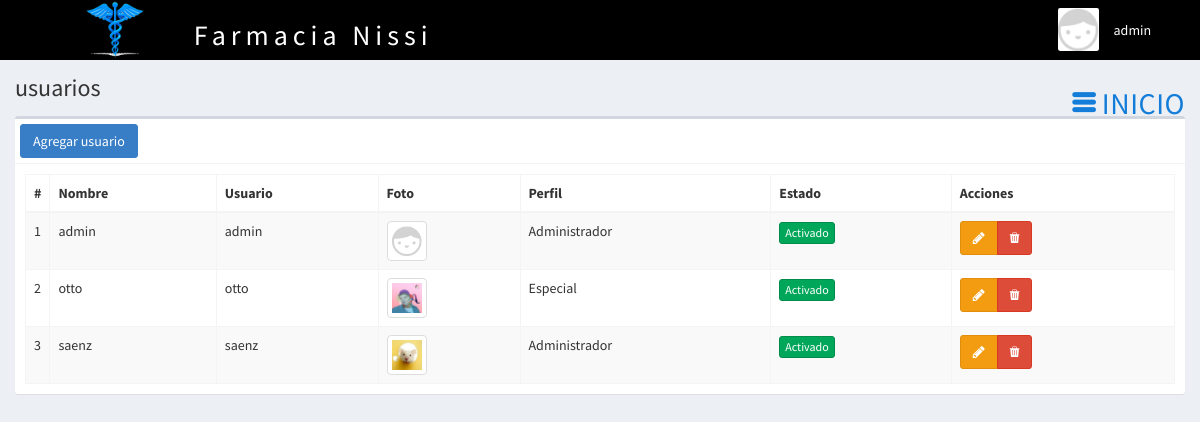
The app's page /usuarios (signed in) with its own data.
### tables this page shows
CREATE TABLE `usuario` (
  `CODIGO_USUARIO` int(11) NOT NULL COMMENT 'Clave primaria para el usuario, identificador único',
  `CODIGO_ROL` int(11) NOT NULL COMMENT 'Clave secundaria para identificar el rol',
  `NOMBRE` varchar(25) NOT NULL COMMENT 'Nombre de la persona que trabajará en la farmacia',
  `USUARIO` varchar(25) NOT NULL COMMENT 'Nombre de usuario que identifique a la persona para iniciar sesión en el sistema',
  `CONTRASEÑA` varchar(75) NOT NULL COMMENT 'Contraseña para iniciar sesión en el sistema',
  `URL` varchar(70) NOT NULL COMMENT 'dirección para la imagen que identifique al usuario',
  `ESTADO` int(2) NOT NULL COMMENT 'Estado del usuario, Activo = 1, desactivo = 0'
);

### controladores/plantilla.controlador.php (called while the page is built)
<?php
class ControladorPlantilla{
	static public function ctrPlantilla(){
		include "vistas/plantilla.php";
	}
}

### index.php (called while the page is built, shortened)
<?php
require_once "controladores/plantilla.controlador.php";
require_once "controladores/usuarios.controlador.php";
require_once "controladores/oferta.controlador.php";
require_once "modelos/usuarios.modelo.php";
$plantilla = new ControladorPlantilla();
$plantilla -> ctrPlantilla();

### controladores/usuarios.controlador.php (called while the page is built, shortened)
<?php
class ControladorUsuarios{
	static public function ctrMostrarUsuarios($item, $valor){
		$tabla = "usuario";
		$respuesta = ModeloUsuarios::MdlMostrarUsuarios($tabla, $item, $valor);
		return $respuesta;
	}
}

### modelos/conexion.php (called while the page is built)
<?php
class Conexion{
	static public function conectar(){
		$link = new PDO("mysql:host=localhost;dbname=nissi",
			            "root",
			            "");
		$link->exec("set names utf8");
		return $link;
	}
}

### modelos/usuarios.modelo.php (called while the page is built, shortened)
<?php
require_once "conexion.php";
class ModeloUsuarios{
	static public function mdlMostrarUsuarios($tabla, $item, $valor){
		if($item != null){
			$stmt = Conexion::conectar()->prepare("SELECT * FROM $tabla WHERE $item = :$item");
			$stmt -> bindParam(":".$item, $valor, PDO::PARAM_STR);
			$stmt -> execute();
			return $stmt -> fetch();
		}else{
			$stmt = Conexion::conectar()->prepare("SELECT * FROM $tabla");
			$stmt -> execute();
			return $stmt -> fetchAll();
		}
	}
}

### vistas/modulos/usuarios.php (the view, shortened to what this page needs)
<div class="content-wrapper">
  <section class="content-header">
    <h1>
       usuarios
    </h1>
    <ol class="breadcrumb">
      <li><a href="inicio"><i class="ion-navicon-round" ></i> INICIO</a></li>
    </ol>
  </section>
  <section class="content">
    <div class="box">
      <div class="box-header with-border">
        <button class="btn btn-primary" data-toggle="modal" data-target="#modalAgregarUsuario">
          Agregar usuario
        </button>
      </div>
      <div class="box-body">
       <table class="table table-bordered table-striped dt-responsive tablas" width="100%">
        <thead>
         <tr>
           <th style="width:10px">#</th>
           <th>Nombre</th>
           <th>Usuario</th>
           <th>Foto</th>
           <th>Perfil</th>
           <th>Estado</th>
           <th>Acciones</th>
         </tr>
        </thead>
        <tbody>
        <?php
        $item = null;
        $valor = null;
        $usuarios = ControladorUsuarios::ctrMostrarUsuarios($item, $valor);
        $perfiles=[' ','Especial','Administrador','Vendedor'];
       foreach ($usuarios as $key => $value){
          echo ' <tr>
                  <td>'.($key+1).'</td>
                  <td>'.$value["NOMBRE"].'</td>
                  <td>'.$value["USUARIO"].'</td>';
                  if($value["URL"] != ""){
                    echo '<td><img src="'.$value["URL"].'" class="img-thumbnail" width="40px"></td>';
                  }else{
                    echo '<td><img src="vistas/img/usuarios/default/anonymous.png" class="img-thumbnail" width="40px"></td>';
                  }
                  $CODIGO_ROL=$value["CODIGO_ROL"];
                  echo '<td>'.$perfiles[$CODIGO_ROL].'</td>';
                  if($value["ESTADO"] != 0){
                    echo '<td><button class="btn btn-success btn-xs btnActivar" idUsuario="'.$value["CODIGO_USUARIO"].'" estadoUsuario="0">Activado</button></td>';
                  }else{
                    echo '<td><button class="btn btn-danger btn-xs btnActivar" idUsuario="'.$value["CODIGO_USUARIO"].'" estadoUsuario="1">Desactivado</button></td>';
                  }
                  echo '
                  <td>
                    <div class="btn-group">
                      <button class="btn btn-warning btnEditarUsuario" idUsuario="'.$value["CODIGO_USUARIO"].'" data-toggle="modal" data-target="#modalEditarUsuario"><i class="fa fa-pencil"></i></button>
                      <button class="btn btn-danger btnEliminarUsuario" idUsuario="'.$value["CODIGO_USUARIO"].'" fotoUsuario="'.$value["URL"].'" usuario="'.$value["USUARIO"].'"><i class="ion-trash-a"></i></button>
                    </div>
                  </td>
                </tr>';
        }
        ?>
        </tbody>
       </table>
      </div>
    </div>
  </section>
</div>

### records on screen
usuario: NOMBRE "admin", USUARIO "admin", CODIGO_ROL "Administrador"
usuario: NOMBRE "otto", USUARIO "otto", URL (picture), CODIGO_ROL "Especial"
usuario: NOMBRE "saenz", USUARIO "saenz", URL (picture), CODIGO_ROL "Administrador"

### other values on screen
$_SESSION["nombre"] "admin"
